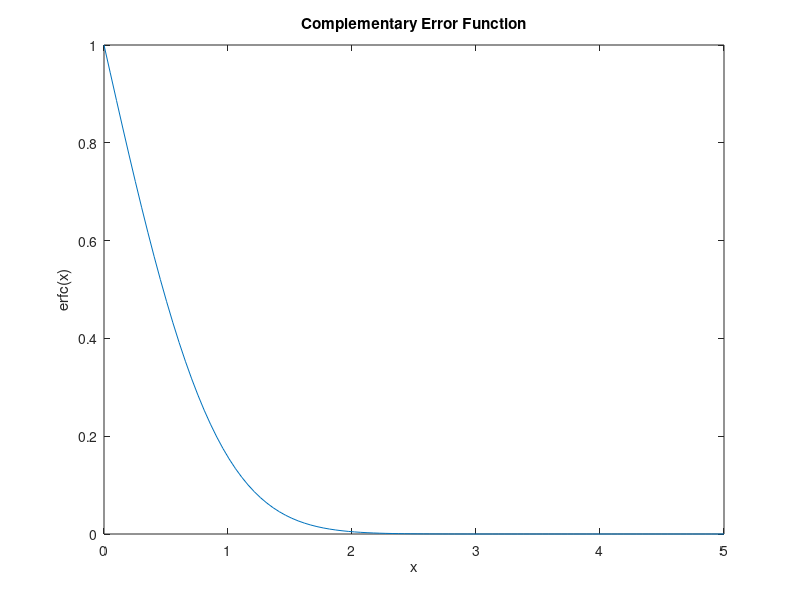

MATLAB code to generate this figure:
x = linspace(0,5,100);
y = erfc(x);
plot(x,y);
xlabel('x');
ylabel('erfc(x)');
title('Complementary Error Function');
